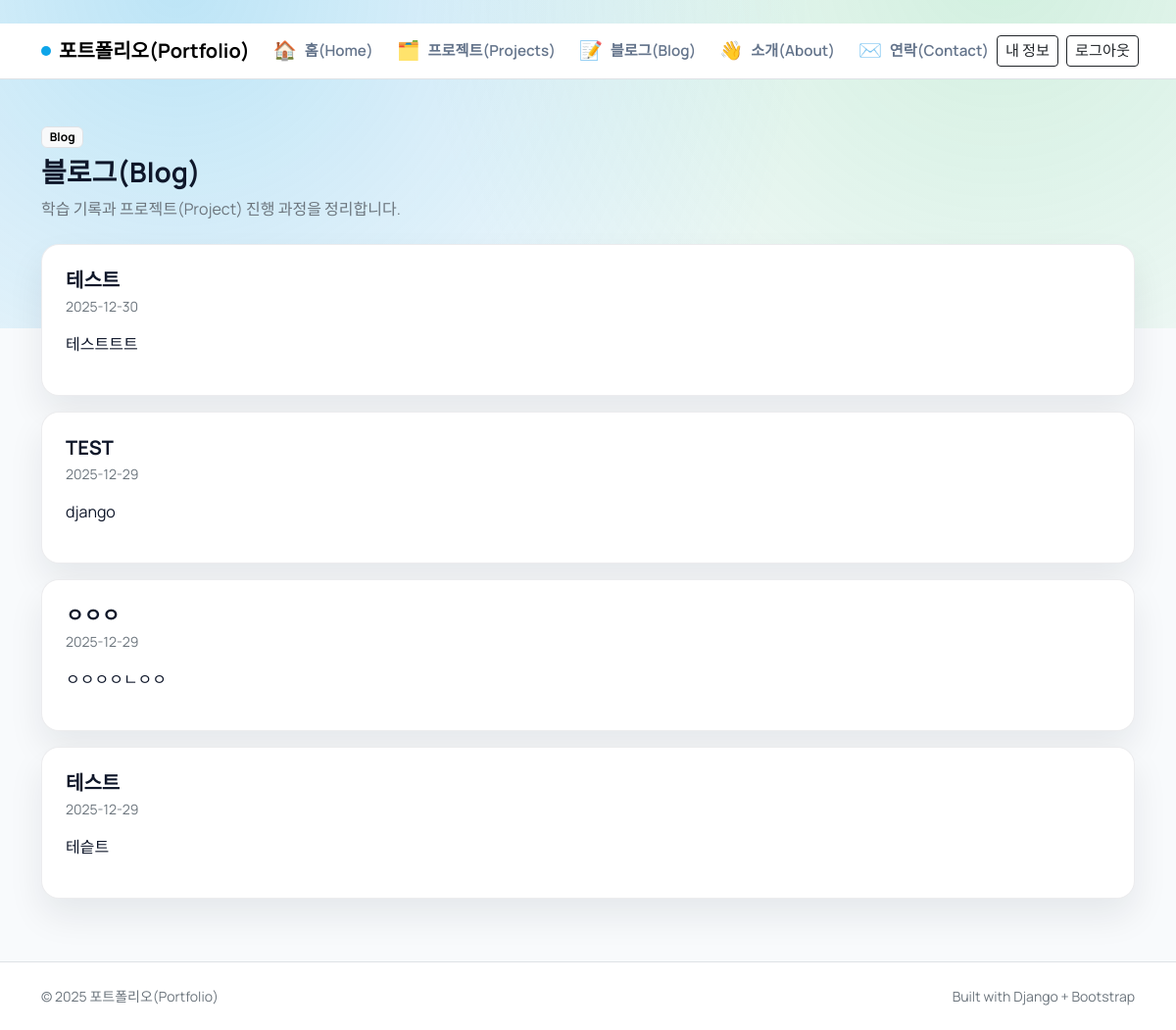
Page /blog/ (signed in) on the committed database.
### blog/models.py (models this page shows, shortened)
class Post(models.Model):
    STATUS_DRAFT = "draft"
    STATUS_PUBLISHED = "published"
    STATUS_CHOICES = [
        (STATUS_DRAFT, "Draft"),
        (STATUS_PUBLISHED, "Published"),
    ]
    title = models.CharField(max_length=200)
    content = models.TextField()
    owner = models.ForeignKey(
        settings.AUTH_USER_MODEL,
        on_delete=models.CASCADE,
        related_name="posts",
        null=True,
        blank=True,
    )
    status = models.CharField(max_length=10, choices=STATUS_CHOICES, default=STATUS_PUBLISHED)
    created_at = models.DateTimeField(default=timezone.now)
    updated_at = models.DateTimeField(null=True, blank=True)

### blog/views.py (the view)
# urls.py: path("", views.post_list, name="post_list"),
def post_list(request):
    if request.user.is_authenticated:
        posts = (
            Post.objects.filter(owner=request.user, status=Post.STATUS_PUBLISHED)
            .order_by("-created_at")
        )
    else:
        posts = Post.objects.none()
    return render(
        request,
        "blog/post_list.html",
        {"posts": posts, "show_login_hint": not request.user.is_authenticated},
    )

### blog/templates/blog/post_list.html (shortened to what this page needs)
﻿{% extends "blog/base.html" %}
{% block content %}
<section class="mb-4 fade-up">
  <span class="badge text-bg-light border mb-2">Blog</span>
  <h1 class="h3 fw-bold mb-2">블로그(Blog)</h1>
  <p class="text-secondary mb-0">학습 기록과 프로젝트(Project) 진행 과정을 정리합니다.</p>
</section>
{% for post in posts %}
  <article class="surface p-4 mb-3">
    <h2 class="h5 fw-bold mb-1">{{ post.title }}</h2>
    <div class="text-secondary small mb-3">{{ post.created_at|date:"Y-m-d" }}</div>
    <div>{{ post.content|linebreaks }}</div>
  </article>
{% empty %}
  {% if show_login_hint %}
    <div class="alert alert-info">로그인 후 내 게시글을 확인할 수 있습니다.</div>
  {% else %}
    <div class="alert alert-info">아직 게시글이 없습니다. 관리(Manage)에서 글을 작성하세요.</div>
  {% endif %}
{% endfor %}
{% endblock %}

### blog/templates/blog/base.html (style rules this page uses)
:root { --ink: #0f172a; --muted: #64748b; --accent: #0ea5e9; --accent-2: #22c55e; --surface: #ffffff; --border: rgba(15, 23, 42, 0.08); --radius: 18px; }
body { font-family: "Manrope", sans-serif; color: var(--ink); background: #f8fafc; min-height: 100vh; }
body::before { content: ""; position: fixed; inset: -10% 0 auto 0; height: 55vh; background: radial-gradient(circle at 15% 20%, rgba(14, 165, 233, 0.25), transparent 60%), radial-gradient(circle at 85% 15%, rgba(34, 197, 94, 0.18), transparent 55%); z-index: -1; }
.surface { background: var(--surface); border: 1px solid var(--border); border-radius: var(--radius); box-shadow: 0 18px 36px rgba(15, 23, 42, 0.08); }
.fade-up { animation: fadeUp 0.7s ease both; }

### rows in the picture
Post: title "테스트", created_at "2025-12-30", content "테스트트트"
Post: title "TEST", created_at "2025-12-29", content "django"
Post: title "ㅇㅇㅇ", created_at "2025-12-29", content "ㅇㅇㅇㅇㄴㅇㅇ"
Post: title "테스트", created_at "2025-12-29", content "테슽트"
